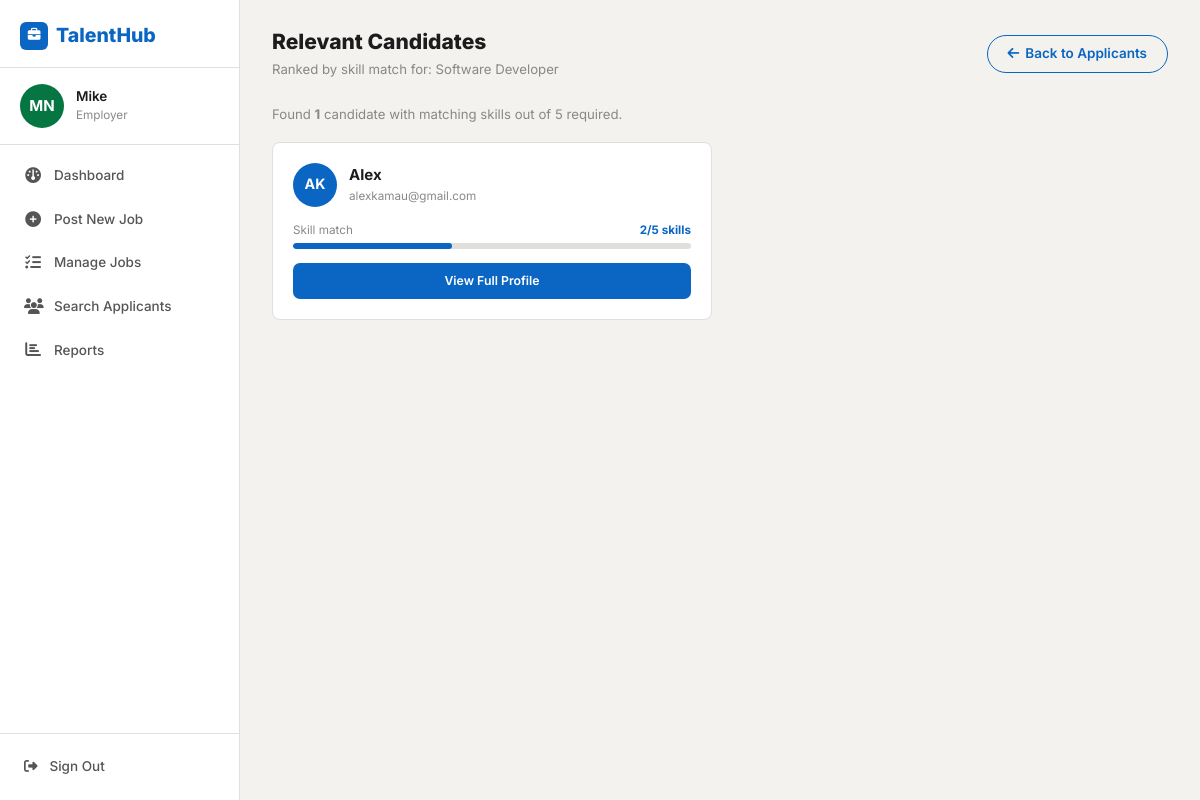
The page /staff/jobs/software-developer/search/ (signed in) on the database its author committed.
### job_seeker/models.py (models this page shows, shortened)
class User(AbstractUser):
    STAFF = 'staff'
    APPLICANT = 'applicant'
    user_types = [
        (STAFF, 'staff'),
        (APPLICANT, 'applicant'),
    ]
    contact = models.CharField(max_length=100, blank=True)
    location = models.CharField(max_length=100, blank=True)
    user_type = models.CharField(max_length=20, choices=user_types, blank=True)
    class Meta:
        ordering = ['first_name', 'last_name']
    @property
    def full_name(self):
        return f'{self.first_name} {self.last_name}'.strip() or self.username
    @property
    def initials(self):
        parts = self.full_name.split()
        if len(parts) >= 2:
            return (parts[0][0] + parts[-1][0]).upper()
        return self.username[:2].upper()

class Job(models.Model):
    staff = models.ForeignKey(User, related_name='jobs', on_delete=models.CASCADE, null=True)
    title = models.CharField(max_length=255)
    company = models.CharField(max_length=200, null=True, blank=True)
    location = models.CharField(max_length=255)
    description = models.TextField()
    skills_req = models.CharField(max_length=500, null=True, blank=True)
    job_type = models.CharField(max_length=30, choices=JOB_TYPES, default='Full Time', null=True)
    link = models.URLField(null=True, blank=True)
    salary = models.CharField(max_length=100, null=True, blank=True)
    slug = AutoSlugField(populate_from='title', unique=True, null=True)
    date_posted = models.DateTimeField(default=timezone.now)
    deadline = models.DateField(null=True, blank=True)

class Profile(models.Model):
    user = models.OneToOneField(User, on_delete=models.CASCADE, primary_key=True, related_name='profile')
    full_name = models.CharField(max_length=200, null=True, blank=True)
    location = models.CharField(max_length=255, null=True, blank=True)
    resume = models.FileField(upload_to='resumes/', null=True, blank=True)
    grad_year = models.IntegerField(blank=True, null=True)
    job_type = models.CharField(max_length=30, choices=JOB_TYPES, default='Full Time', null=True)
    slug = AutoSlugField(populate_from='user', unique=True)
    linkedin_url = models.URLField(blank=True, null=True, verbose_name='LinkedIn Profile URL')

### job_seeker/decorators.py (the view)
    def wrapper_func(request, *args, **kwargs):
        if not request.user.is_authenticated:
            return redirect('login')
        if request.user.user_type == User.STAFF or request.user.is_superuser:
            return view_func(request, *args, **kwargs)
        messages.error(request, 'Access denied. This page is for employers only.')
        return redirect('home')

### templates/staff/job_applicant_search.html (shortened to what this page needs)
{% extends 'base.html' %}
{% block body %}
{% include 'staff/side_bar_staff.html' %}
<div class="sidebar-main">
  <div class="page-header">
    <div>
      <h1 class="page-title">Relevant Candidates</h1>
      <p class="page-subtitle">Ranked by skill match for: {{ job.title }}</p>
    </div>
    <a href="{% url 'job-applicants' job.id %}" class="btn-outline-th">
      <i class="fa-solid fa-arrow-left"></i> Back to Applicants
    </a>
  </div>
  {% if relevant %}
  <div style="margin-bottom:16px;font-size:.88rem;color:var(--text-light);">
    Found <strong>{{ relevant }}</strong> candidate{{ relevant|pluralize }} with matching skills out of {{ job_skills }} required.
  </div>
  <div style="display:grid;grid-template-columns:repeat(auto-fill,minmax(300px,1fr));gap:16px;">
    {% for profile, common in objects %}
    <div class="th-card" style="margin:0;">
      <div class="th-card-body" style="padding:20px;">
        <div style="display:flex;align-items:center;gap:12px;margin-bottom:14px;">
          <div style="width:44px;height:44px;background:var(--primary);border-radius:50%;display:flex;align-items:center;justify-content:center;font-size:.95rem;font-weight:700;color:#fff;flex-shrink:0;">
            {{ profile.user.initials }}
          </div>
          <div style="min-width:0;">
            <div style="font-weight:700;color:var(--text-dark);overflow:hidden;text-overflow:ellipsis;white-space:nowrap;">
              {{ profile.full_name|default:profile.user.username }}
            </div>
            <div style="font-size:.78rem;color:var(--text-light);">{{ profile.user.email }}</div>
          </div>
        </div>
        <div style="margin-bottom:14px;">
          <div style="display:flex;justify-content:space-between;font-size:.78rem;margin-bottom:4px;">
            <span style="color:var(--text-light);">Skill match</span>
            <span style="font-weight:700;color:var(--primary);">{{ common }}/{{ job_skills }} skills</span>
          </div>
          <div style="background:var(--border);border-radius:99px;height:6px;overflow:hidden;">
            {% widthratio common job_skills 100 as pct %}
            <div style="background:var(--primary);height:100%;width:{{ pct }}%;border-radius:99px;"></div>
          </div>
        </div>
        <a href="{% url 'profile-view' profile.slug %}" class="btn-primary-th" style="font-size:.82rem;padding:8px 16px;display:block;text-align:center;border-radius:7px;">
          View Full Profile
        </a>
      </div>
    </div>
    {% endfor %}
  </div>
  {% endif %}
</div>
{% endblock %}

### templates/staff/side_bar_staff.html (shortened to what this page needs)
{% load static %}
<aside class="th-sidebar" id="staffSidebar">
  <div class="sidebar-logo-area">
    <a href="{% url 'home' %}" class="sidebar-logo">
      <div style="width:28px;height:28px;background:var(--primary);border-radius:6px;display:flex;align-items:center;justify-content:center;color:white;font-size:.85rem;flex-shrink:0;">
        <i class="fa-solid fa-briefcase"></i>
      </div>
      TalentHub
    </a>
  </div>
  <div class="sidebar-user-area">
    <div class="sidebar-avatar" style="background:var(--success);">{{ request.user.initials }}</div>
    <div style="min-width:0;">
      <p class="sidebar-user-name">{{ request.user.first_name|default:request.user.username }}</p>
      <p class="sidebar-user-email">Employer</p>
    </div>
  </div>
  <ul class="sidebar-nav">
    <li>
      <a href="{% url 'staff' %}" class="{% if request.resolver_match.url_name == 'staff' %}active{% endif %}">
        <i class="fa-solid fa-gauge"></i> Dashboard
      </a>
    </li>
    <li>
      <a href="{% url 'add-job' %}" class="{% if request.resolver_match.url_name == 'add-job' %}active{% endif %}">
        <i class="fa-solid fa-plus-circle"></i> Post New Job
      </a>
    </li>
    <li>
      <a href="{% url 'job-list' %}" class="{% if request.resolver_match.url_name == 'job-list' %}active{% endif %}">
        <i class="fa-solid fa-list-check"></i> Manage Jobs
      </a>
    </li>
    <li>
      <a href="{% url 'search-applicant' %}" class="{% if request.resolver_match.url_name == 'search-applicant' %}active{% endif %}">
        <i class="fa-solid fa-users"></i> Search Applicants
      </a>
    </li>
    <li>
      <a href="{% url 'applied-any-month' %}" class="{% if request.resolver_match.url_name == 'applied-any-month' %}active{% endif %}">
        <i class="fa-solid fa-chart-bar"></i> Reports
      </a>
    </li>
  </ul>
  <div class="sidebar-footer">
    <a href="{% url 'logout' %}" class="sidebar-logout">
      <i class="fa-solid fa-right-from-bracket"></i> Sign Out
    </a>
  </div>
</aside>

### static/css/main.css (style rules this page uses)
:root { --primary: #0A66C2; --primary-dk: #084d93; --primary-lt: #e8f1fb; --success: #057642; --success-lt: #e8f4ed; --danger: #CC1016; --danger-lt: #fdf0f0; --warning: #E7A33E; --warning-lt: #fef7ec; --info: #0891b2; --info-lt: #e0f2f7; --bg: #F3F2EE; --white: #FFFFFF; --sidebar-bg: #FFFFFF; --sidebar-border: #E0DFDC; --text-dark: #1C1C1C; --text-med: #555555; --text-light: #888888; --border: #E0DFDC; --radius: 8px; --radius-lg: 12px; --radius-xl: 16px; --shadow-sm: 0 1px 3px rgba(0,0,0,.08); --shadow: 0 2px 8px rgba(0,0,0,.10); --shadow-lg: 0 8px 24px rgba(0,0,0,.12); --transition: all .2s ease; }
*, *::before, *::after { box-sizing: border-box; margin: 0; padding: 0; }
html, body { font-family: 'Inter', system-ui, -apple-system, sans-serif; font-size: 15px; line-height: 1.6; color: var(--text-med); background-color: var(--bg); scroll-behavior: smooth; }
h1, h2, h3, h4, h5, h6 { font-weight: 700; color: var(--text-dark); line-height: 1.3; }
a { color: var(--primary); text-decoration: none; transition: var(--transition); }
.btn-primary-th { background: var(--primary); color: var(--white) !important; border: none; padding: 8px 20px; border-radius: 20px; font-weight: 600; font-size: 0.9rem; cursor: pointer; display: inline-flex; align-items: center; gap: 6px; transition: var(--transition); }
.btn-outline-th { background: transparent; color: var(--primary) !important; border: 1.5px solid var(--primary); padding: 7px 20px; border-radius: 20px; font-weight: 600; font-size: 0.9rem; cursor: pointer; display: inline-flex; align-items: center; gap: 6px; transition: var(--transition); }
.th-card { background: var(--white); border: 1px solid var(--border); border-radius: var(--radius); transition: var(--transition); }
.th-card-body { padding: 20px; }
.th-sidebar { position: fixed; left: 0; top: 0; width: 240px; height: 100vh; background: var(--white); border-right: 1px solid var(--border); display: flex; flex-direction: column; z-index: 1020; overflow-y: auto; transition: transform .3s ease; }
.sidebar-logo-area { padding: 20px 20px 16px; border-bottom: 1px solid var(--border); }
.sidebar-logo { font-size: 1.3rem; font-weight: 800; color: var(--primary); display: flex; align-items: center; gap: 8px; }
.sidebar-user-area { padding: 16px 20px; border-bottom: 1px solid var(--border); display: flex; align-items: center; gap: 12px; }
.sidebar-avatar { width: 44px; height: 44px; border-radius: 50%; background: var(--primary); color: white; display: flex; align-items: center; justify-content: center; font-weight: 700; font-size: 1rem; flex-shrink: 0; }
.sidebar-user-name { font-size: 0.9rem; font-weight: 600; color: var(--text-dark); margin: 0; line-height: 1.3; }
.sidebar-user-email { font-size: 0.78rem; color: var(--text-light); margin: 0; overflow: hidden; text-overflow: ellipsis; white-space: nowrap; max-width: 150px; }
.sidebar-nav { flex: 1; padding: 10px 12px; list-style: none; margin: 0; }
.sidebar-nav li { margin-bottom: 2px; }
.sidebar-nav a { display: flex; align-items: center; gap: 12px; padding: 10px 12px; border-radius: 8px; color: var(--text-med); font-size: 0.9rem; font-weight: 500; transition: var(--transition); }
.sidebar-nav a i { width: 18px; text-align: center; font-size: 1.05rem; }
.sidebar-footer { padding: 12px; border-top: 1px solid var(--border); }
.sidebar-logout { display: flex; align-items: center; gap: 12px; padding: 10px 12px; border-radius: 8px; color: #555555; font-size: 0.9rem; font-weight: 500; transition: color 0.2s ease, background 0.2s ease; }
.sidebar-main { margin-left: 240px; flex: 1; min-height: 100vh; background: var(--bg); padding: 28px 32px; }
.page-header { display: flex; align-items: center; justify-content: space-between; margin-bottom: 24px; flex-wrap: wrap; gap: 12px; }
.page-title { font-size: 1.4rem; font-weight: 800; color: var(--text-dark); margin: 0; }
.page-subtitle { font-size: 0.88rem; color: var(--text-light); margin: 4px 0 0; }

### rows shown on the page
User: user.initials "MN", user.first_name "Mike"
Job: title "Software Developer"
Profile: user.initials "AK", full_name "Alex", user.email "alexkamau@gmail.com", common "2", job_skills "5", {{ pct }} 40 (drawn)

### other values the page prints
{{ relevant }} "1"
{{ job_skills }} "5"
